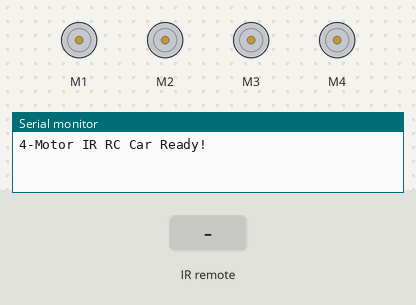
Recording of a sketch running on a simulated Arduino Uno, built with avr-gcc and run on an emulated ATmega328P. On the bench: 4 × DC motor (green arrow = forward, orange = backward, longer = faster), the last lines printed to the serial monitor. Inputs (shaded band) come from the test bench.

Above: at 1.2 s.
1.3 s: infrared code 0xF30CFF00 received
At 1.9 s:
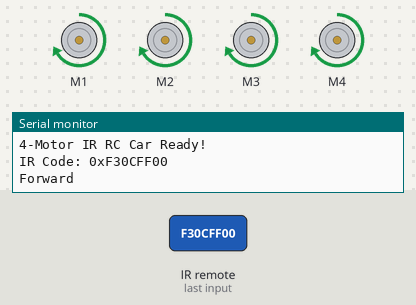
2.8 s: infrared code 0xE718FF00 received
At 3.1 s:
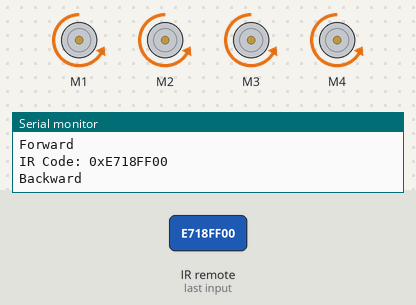
4.3 s: infrared code 0xA15EFF00 received
At 5.4 s:
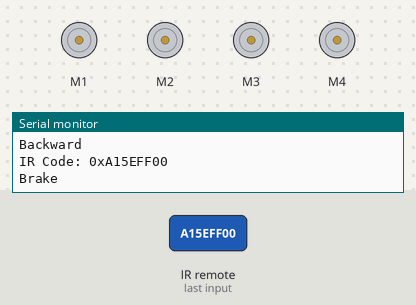
Timing chart, 0 to 7.3 s (numbered marks = the images above; inputs shaded):
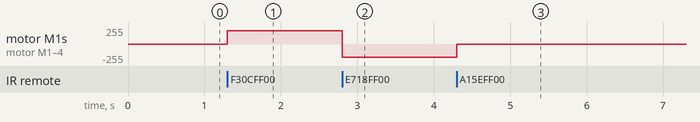

Measured:
- after the input at 1.3 s, motor M1–4: stopped → forward 200/255 at once
- after the input at 2.8 s, motor M1–4: forward 200/255 → backward 200/255 at once
- after the input at 4.3 s, motor M1–4: backward 200/255 → stopped at once

The sketch:

cod.ino
```cpp
#include "AFMotor_R4.h"
#include <IRremote.hpp>

// IR setup
#define IR_RECEIVE_PIN 14   // A0 = D14

// Define 4 motors (no frequency parameters)
AF_DCMotor motorFL(1); // Front-left
AF_DCMotor motorBL(2); // Back-left
AF_DCMotor motorFR(3); // Front-right
AF_DCMotor motorBR(4); // Back-right

void setup() {
  Serial.begin(9600);
  IrReceiver.begin(IR_RECEIVE_PIN, ENABLE_LED_FEEDBACK); // IR receiver start
  Serial.println("4-Motor IR RC Car Ready!");

  // Set initial motor speed (0–255)
  int speed = 200;
  motorFL.setSpeed(speed);
  motorBL.setSpeed(speed);
  motorFR.setSpeed(speed);
  motorBR.setSpeed(speed);
}

void loop() {
  if (IrReceiver.decode()) {
    uint32_t code = IrReceiver.decodedIRData.decodedRawData;
    Serial.print("IR Code: 0x");
    Serial.println(code, HEX);

    switch (code) {
      case 0xF30CFF00: // Button 1 → Forward
        Serial.println("Forward");
        motorFL.run(FORWARD);
        motorBL.run(FORWARD);
        motorFR.run(FORWARD);
        motorBR.run(FORWARD);
        break;

      case 0xE718FF00: // Button 2 → Backward
        Serial.println("Backward");
        motorFL.run(BACKWARD);
        motorBL.run(BACKWARD);
        motorFR.run(BACKWARD);
        motorBR.run(BACKWARD);
        break;

      case 0xA15EFF00: // Button 3 → Brake / Stop
        Serial.println("Brake");
        motorFL.run(RELEASE);
        motorBL.run(RELEASE);
        motorFR.run(RELEASE);
        motorBR.run(RELEASE);
        break;

      default:
        // Ignore unknown signals
        break;
    }

    IrReceiver.resume(); // ready for next IR code
  }
}
```
